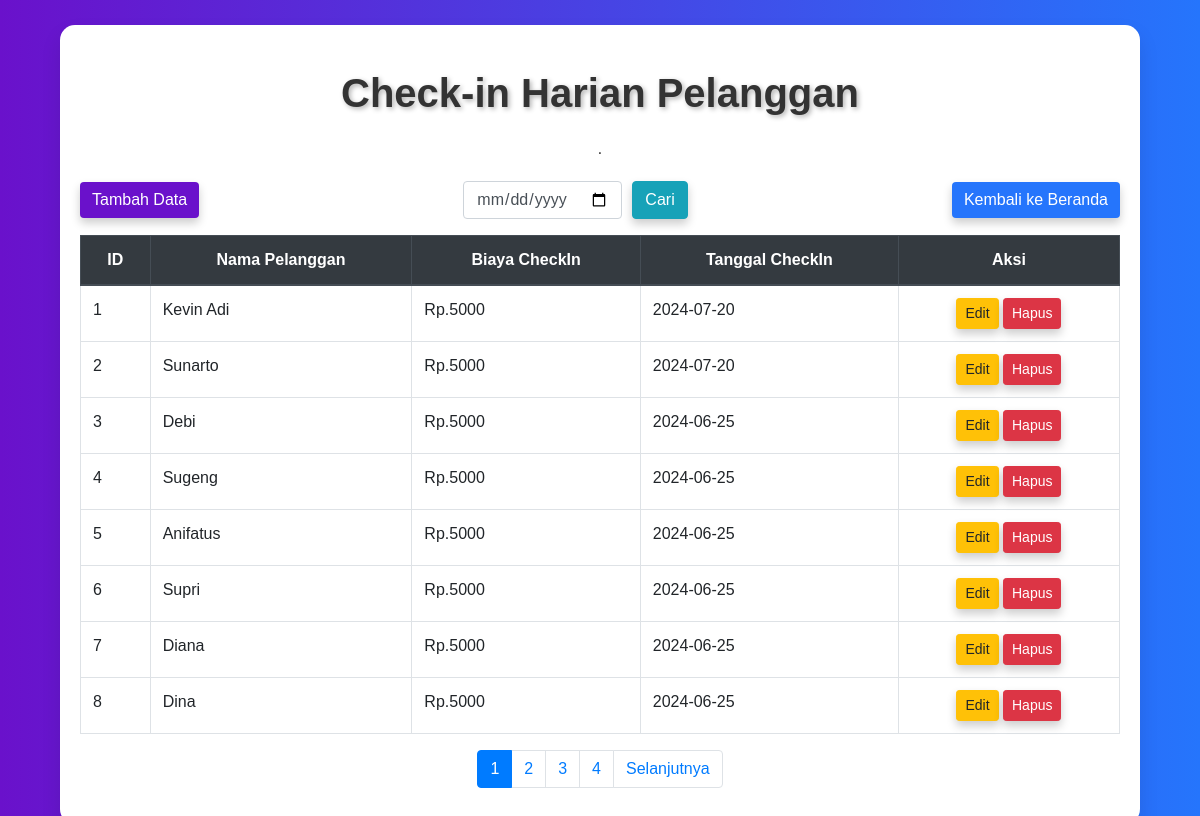
Screenshot of /crudwebgym/checkin.php with the database file from the repository.
### tables this page shows
CREATE TABLE `checkin` (
  `id` int(11) NOT NULL,
  `nama` varchar(100) DEFAULT NULL,
  `biaya_checkin` decimal(10,0) NOT NULL,
  `tanggal` date DEFAULT NULL
);

### crudwebgym/checkin.php (the view, shortened to what this page needs)
<?php
include 'koneksi_checkin.php';
$limit = 8;
$page = isset($_GET['page']) ? $_GET['page'] : 1;
$offset = ($page - 1) * $limit;
$search_date = isset($_GET['search_date']) ? $_GET['search_date'] : '';
$total_sql = "SELECT COUNT(*) FROM checkin";
$total_result = $conn->query($total_sql);
$total_data = $total_result->fetch_row()[0];
$total_pages = ceil($total_data / $limit);
$sql = "SELECT * FROM checkin";
$sql .= " LIMIT $limit OFFSET $offset";
$result = $conn->query($sql);
?>
<!DOCTYPE html>
<html lang="en">
<head>
    <link rel="stylesheet" href="https://maxcdn.bootstrapcdn.com/bootstrap/4.5.2/css/bootstrap.min.css">
</head>
<body>
    <div class="container">
        <h1 class="text-center my-4"><b>Check-in Harian Pelanggan</b></h1>
        <p><center>&middot;</center></p>
        <div class="d-flex mb-3">
            <a href="tambah_checkin.php" class="btn btn-primary btn-custom">Tambah Data</a>
            <form class="form-inline" method="GET" action="">
                <input type="date" name="search_date" class="form-control" placeholder="Cari Tanggal" value="<?php echo $search_date; ?>">
                <button type="submit" class="btn btn-info btn-custom">Cari</button>
            </form>
            <a href="index.php" class="btn btn-secondary btn-custom">Kembali ke Beranda</a>
        </div>
        <table class="table table-hover table-bordered">
            <thead class="thead-dark">
                <tr>
                    <th><center>ID</center></th>
                    <th><center>Nama Pelanggan</center></th>
                    <th><center>Biaya CheckIn</center></th>
                    <th><center>Tanggal CheckIn</center></th>
                    <th><center>Aksi</center></th>
                </tr>
            </thead>
            <tbody>
                <?php
                if ($result->num_rows > 0) {
                    while($row = $result->fetch_assoc()) {
                        echo "<tr>
                            <td>".$row["id"]."</td>
                            <td>".$row["nama"]."</td>
                            <td>Rp.".$row['biaya_checkin']."</td>
                            <td>".$row["tanggal"]."</td>
                            <td class='text-center'>
                                <a href='edit_checkin.php?id=".$row["id"]."' class='btn btn-warning btn-sm btn-custom'>Edit</a>
                                <a href='hapus_checkin.php?id=".$row["id"]."' class='btn btn-danger btn-sm btn-custom delete-btn'>Hapus</a>
                            </td>
                        </tr>";
                    }
                } else {
                    echo "<tr><td colspan='5' class='text-center'>Tidak ada data</td></tr>";
                }
                ?>
            </tbody>
        </table>
        <nav aria-label="Page navigation example">
            <ul class="pagination justify-content-center">
                <?php for($i = 1; $i <= $total_pages; $i++): ?>
                    <li class="page-item <?php if($i == $page) echo 'active'; ?>"><a class="page-link" href="?page=<?php echo $i; ?>"><?php echo $i; ?></a></li>
                <?php endfor; ?>
                <?php if($page < $total_pages): ?>
                    <li class="page-item"><a class="page-link" href="?page=<?php echo $page+1; ?>">Selanjutnya</a></li>
                <?php endif; ?>
            </ul>
        </nav>
    </div>
</body>
</html>

### crudwebgym/checkin.php (style rules this page uses)
body { background: linear-gradient(to right, #6a11cb, #2575fc); color: #333; font-family: 'Arial', sans-serif; }
.container { margin-top: 25px; background-color: #ffffff; padding: 20px; border-radius: 15px; box-shadow: 0 10px 20px rgba(0, 0, 0, 0.1); max-width: 1080px; width: 100%; }
h1 { text-shadow: 2px 2px 5px rgba(0, 0, 0, 0.3); }
.btn-custom { box-shadow: 0 5px 10px rgba(0, 0, 0, 0.2); }
.btn-primary { background: #6a11cb; border: none; }
.btn-secondary { background: #2575fc; border: none; }
.d-flex { justify-content: space-between; align-items: center; }
.form-inline { display: flex; align-items: center; }
.form-inline .form-control { margin-right: 10px; }

### rows the page displays
checkin: id "1", nama "Kevin Adi", biaya_checkin "5000", tanggal "2024-07-20"
checkin: id "2", nama "Sunarto", biaya_checkin "5000", tanggal "2024-07-20"
checkin: id "3", nama "Debi", biaya_checkin "5000", tanggal "2024-06-25"
checkin: id "4", nama "Sugeng", biaya_checkin "5000", tanggal "2024-06-25"
checkin: id "5", nama "Anifatus", biaya_checkin "5000", tanggal "2024-06-25"
checkin: id "6", nama "Supri", biaya_checkin "5000", tanggal "2024-06-25"
checkin: id "7", nama "Diana", biaya_checkin "5000", tanggal "2024-06-25"
checkin: id "8", nama "Dina", biaya_checkin "5000", tanggal "2024-06-25"
